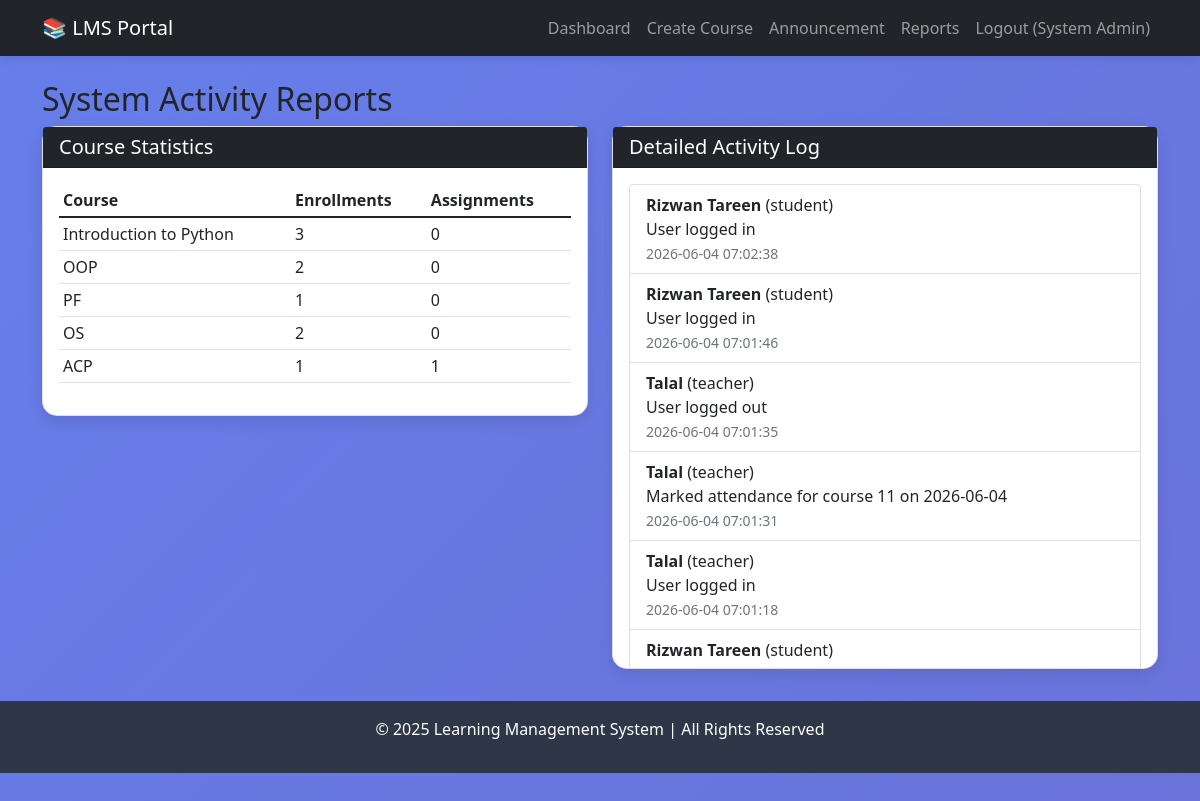
The page /system-reports (signed in) on the database its author committed.
### tables this page shows
CREATE TABLE users (
            id INTEGER PRIMARY KEY AUTOINCREMENT,
            name TEXT NOT NULL,
            email TEXT UNIQUE NOT NULL,
            mobile TEXT UNIQUE NOT NULL,
            password_hash TEXT NOT NULL,
            role TEXT NOT NULL CHECK(role IN ('student', 'teacher', 'admin')),
            reset_token TEXT,
            reset_token_expiry TEXT
        );

CREATE TABLE courses (
            id INTEGER PRIMARY KEY AUTOINCREMENT,
            title TEXT NOT NULL,
            description TEXT,
            teacher_id INTEGER NOT NULL,
            created_at TIMESTAMP DEFAULT CURRENT_TIMESTAMP,
            FOREIGN KEY (teacher_id) REFERENCES users (id)
        );

CREATE TABLE activity_logs (
            id INTEGER PRIMARY KEY AUTOINCREMENT,
            user_id INTEGER NOT NULL,
            action TEXT NOT NULL,
            timestamp TIMESTAMP DEFAULT CURRENT_TIMESTAMP,
            FOREIGN KEY (user_id) REFERENCES users (id)
        );

### app.py (the view)
@app.route('/system-reports')
@login_required
@role_required('admin')
def system_reports():
    db = get_db()
    activities = db.execute('''
        SELECT al.*, u.name as user_name, u.role as user_role
        FROM activity_logs al
        JOIN users u ON al.user_id = u.id
        ORDER BY al.timestamp DESC LIMIT 100
    ''').fetchall()
    course_stats = db.execute('''
        SELECT c.title, COUNT(e.id) as enrollment_count, COUNT(DISTINCT a.id) as assignment_count
        FROM courses c
        LEFT JOIN enrollments e ON c.id = e.course_id
        LEFT JOIN assignments a ON c.id = a.course_id
        GROUP BY c.id
    ''').fetchall()
    return render_template('system_reports.html', activities=activities, course_stats=course_stats)

### app.py (called while the page is built)
def get_db():
    db = getattr(g, '_database', None)
    if db is None:
        db = g._database = sqlite3.connect(DATABASE)
        db.row_factory = sqlite3.Row
    return db

@app.teardown_appcontext
def close_connection(exception):
    db = getattr(g, '_database', None)
    if db is not None:
        db.close()

def login_required(f):
    @wraps(f)
    def decorated_function(*args, **kwargs):
        if 'user_id' not in session:
            flash('Please login to access this page.', 'warning')
            return redirect(url_for('login'))
        return f(*args, **kwargs)
    return decorated_function

def role_required(*roles):
    def decorator(f):
        @wraps(f)
        def decorated_function(*args, **kwargs):
            if 'user_id' not in session:
                flash('Please login to access this page.', 'warning')
                return redirect(url_for('login'))
            user_role = session.get('role')
            if user_role not in roles:
                flash('You do not have permission to access this page.', 'danger')
                return redirect(url_for('dashboard'))
            return f(*args, **kwargs)
        return decorated_function
    return decorator

### templates/system_reports.html (shortened to what this page needs)
{% extends "base.html" %}
{% block content %}
<h2>System Activity Reports</h2>
<div class="row">
    <div class="col-md-6">
        <div class="card mb-4">
            <div class="card-header bg-dark text-white">
                <h5 class="mb-0">Course Statistics</h5>
            </div>
            <div class="card-body">
                <table class="table table-sm">
                    <thead>
                        <tr><th>Course</th><th>Enrollments</th><th>Assignments</th></tr>
                    </thead>
                    <tbody>
                        {% for stat in course_stats %}
                        <tr>
                            <td>{{ stat.title }}</td>
                            <td>{{ stat.enrollment_count }}</td>
                            <td>{{ stat.assignment_count }}</td>
                        </tr>
                        {% endfor %}
                    </tbody>
                </table>
            </div>
        </div>
    </div>
    <div class="col-md-6">
        <div class="card">
            <div class="card-header bg-dark text-white">
                <h5 class="mb-0">Detailed Activity Log</h5>
            </div>
            <div class="card-body" style="max-height: 500px; overflow-y: auto;">
                <ul class="list-group">
                    {% for activity in activities %}
                        <li class="list-group-item">
                            <strong>{{ activity.user_name }}</strong> ({{ activity.user_role }})<br>
                            {{ activity.action }}<br>
                            <small class="text-muted">{{ activity.timestamp }}</small>
                        </li>
                    {% endfor %}
                </ul>
            </div>
        </div>
    </div>
</div>
{% endblock %}

### templates/base.html (shortened to what this page needs)
<!DOCTYPE html>
<html lang="en">
<head>
    <link href="https://cdn.jsdelivr.net/npm/bootstrap@5.1.3/dist/css/bootstrap.min.css" rel="stylesheet">
    <link rel="stylesheet" href="https://cdnjs.cloudflare.com/ajax/libs/font-awesome/6.0.0/css/all.min.css">
</head>
<body>
    <nav class="navbar navbar-expand-lg navbar-dark bg-dark">
        <div class="container">
            <a class="navbar-brand" href="{{ url_for('index') }}">📚 LMS Portal</a>
            <div class="collapse navbar-collapse" id="navbarNav">
                <ul class="navbar-nav ms-auto">
                    {% if session.user_id %}
                        <li class="nav-item">
                            <a class="nav-link" href="{{ url_for('dashboard') }}">Dashboard</a>
                        </li>
                        {% if session.role == 'teacher' or session.role == 'admin' %}
                        <li class="nav-item">
                            <a class="nav-link" href="{{ url_for('create_course') }}">Create Course</a>
                        </li>
                        <li class="nav-item">
                            <a class="nav-link" href="{{ url_for('create_announcement') }}">Announcement</a>
                        </li>
                        {% endif %}
                        {% if session.role == 'admin' %}
                        <li class="nav-item">
                            <a class="nav-link" href="{{ url_for('system_reports') }}">Reports</a>
                        </li>
                        {% endif %}
                        <li class="nav-item">
                            <a class="nav-link" href="{{ url_for('logout') }}">Logout ({{ session.user_name }})</a>
                        </li>
                    {% endif %}
                </ul>
            </div>
        </div>
    </nav>
    <div class="container mt-4">
        {% block content %}{% endblock %}
    </div>
    <footer class="text-center">
        <div class="container">
            <p>&copy; 2025 Learning Management System | All Rights Reserved</p>
        </div>
    </footer>
</body>
</html>

### templates/base.html (style rules this page uses)
body { background: linear-gradient(135deg, #667eea 0%, #764ba2 100%); min-height: 100vh; }
.navbar { box-shadow: 0 2px 10px rgba(0,0,0,0.1); }
.card { border-radius: 15px; box-shadow: 0 5px 15px rgba(0,0,0,0.1); transition: transform 0.3s; }
footer { background-color: #2d3748; color: white; padding: 1rem 0; margin-top: 2rem; }

### rows shown on the page
users: user_name "System Admin"
courses: title "Introduction to Python", enrollment_count "3", assignment_count "0"
courses: title "OOP", enrollment_count "2", assignment_count "0"
courses: title "PF", enrollment_count "1", assignment_count "0"
courses: title "OS", enrollment_count "2", assignment_count "0"
courses: title "ACP", enrollment_count "1", assignment_count "1"
activity_logs: user_name "Rizwan Tareen", user_role "student", action "User logged in", timestamp "2026-06-04 07:02:38"
activity_logs: user_name "Rizwan Tareen", user_role "student", action "User logged in", timestamp "2026-06-04 07:01:46"
activity_logs: user_name "Talal", user_role "teacher", action "User logged out", timestamp "2026-06-04 07:01:35"
activity_logs: user_name "Talal", user_role "teacher", action "Marked attendance for course 11 on 2026-06-04", timestamp "2026-06-04 07:01:31"
activity_logs: user_name "Talal", user_role "teacher", action "User logged in", timestamp "2026-06-04 07:01:18"
activity_logs: user_name "Rizwan Tareen", user_role "student"
